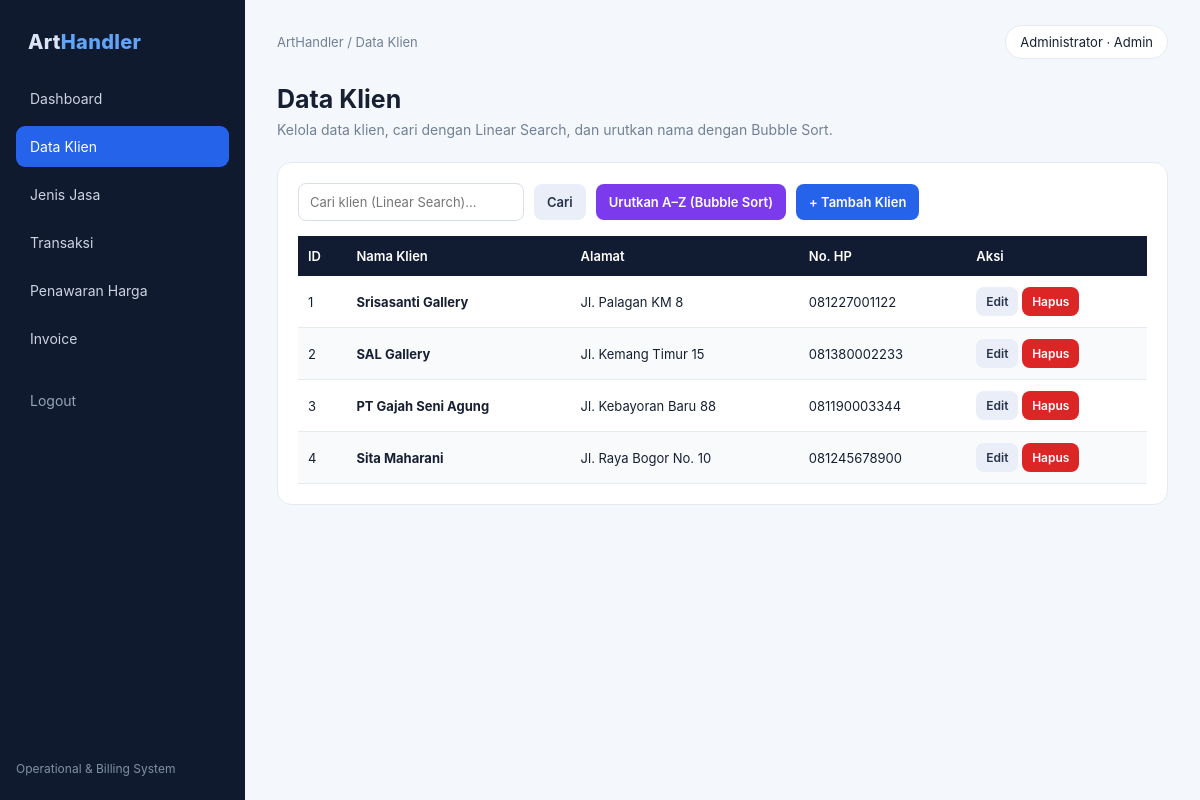
Page /klien.php (signed in) on the committed database.
### tables this page shows
CREATE TABLE klien (
  id_klien    INT AUTO_INCREMENT PRIMARY KEY,
  nama_klien  VARCHAR(100) NOT NULL,
  alamat      VARCHAR(255) NULL,
  no_hp       VARCHAR(20)  NULL
);

### inc/fungsi.php (called while the page is built, shortened)
<?php
function e($teks): string
{
    return htmlspecialchars((string) $teks, ENT_QUOTES, 'UTF-8');
}

### klien.php (the view, shortened to what this page needs)
<?php
$db = db();
$data = $db->query('SELECT * FROM klien ORDER BY id_klien')->fetchAll();
$cari = trim($_GET['cari'] ?? '');
require __DIR__ . '/inc/header.php';
?>
<h1>Data Klien</h1>
<p class="subtitle">Kelola data klien, cari dengan Linear Search, dan urutkan nama dengan Bubble Sort.</p>
<div class="panel">
  <form class="toolbar" method="get">
    <input name="cari" value="<?= e($cari) ?>" placeholder="Cari klien (Linear Search)…">
    <button class="btn secondary" type="submit">Cari</button>
    <a class="btn purple" href="klien.php?urut=nama<?= $cari !== '' ? '&cari=' . urlencode($cari) : '' ?>">Urutkan A–Z (Bubble Sort)</a>
    <a class="btn" href="klien.php?tambah=1">+ Tambah Klien</a>
  </form>
  <table>
    <thead><tr><th>ID</th><th>Nama Klien</th><th>Alamat</th><th>No. HP</th><th>Aksi</th></tr></thead>
    <tbody>
    <?php foreach ($data as $k): ?>
      <tr>
        <td><?= (int) $k['id_klien'] ?></td><td><b><?= e($k['nama_klien']) ?></b></td>
        <td><?= e($k['alamat']) ?></td><td><?= e($k['no_hp']) ?></td>
        <td>
          <a class="btn secondary sm" href="klien.php?edit=<?= (int) $k['id_klien'] ?>">Edit</a>
          <form class="inline" method="post" onsubmit="return confirm('Hapus data klien?')">
            <button class="btn red sm" type="submit">Hapus</button>
          </form>
        </td>
      </tr>
    <?php endforeach; ?>
    </tbody>
  </table>
</div>
<?php require __DIR__ . '/inc/footer.php';

### assets/style.css (style rules this page uses)
:root { --navy:#101a2e;--blue:#2563eb;--bg:#f4f7fb;--text:#172033;--muted:#718096;--line:#e5eaf1;--green:#059669;--purple:#7c3aed;--orange:#d97706;--red:#dc2626 }
* { box-sizing:border-box }
body { margin:0;font-family:Inter,Segoe UI,Arial,sans-serif;background:var(--bg);color:var(--text) }
a { color:var(--blue) }
h1 { margin:0 0 7px;font-size:25px }
p.subtitle { margin:0 0 24px;color:var(--muted);font-size:14px }
.panel { background:#fff;border:1px solid var(--line);border-radius:14px;padding:20px;margin-bottom:18px }
.btn { display:inline-block;border:0;border-radius:8px;padding:10px 13px;background:var(--blue);color:#fff;cursor:pointer;font-size:13px;font-weight:600;text-decoration:none;font-family:inherit }
.btn.secondary { background:#e9eef8;color:#26334a }
.btn.purple { background:var(--purple) }
.btn.red { background:var(--red) }
.btn.sm { padding:7px 10px;font-size:12px }
form.inline { display:inline }
input,select,textarea { padding:10px 11px;border:1px solid #d7dfeb;border-radius:8px;background:#fff;font:inherit;font-size:13px;outline:none }
.toolbar { display:flex;gap:10px;align-items:center;margin-bottom:15px;flex-wrap:wrap }
.toolbar input { min-width:220px }
table { width:100%;border-collapse:collapse;font-size:13px }
th { background:#111c32;color:#fff;text-align:left;padding:12px 10px;font-weight:600 }
td { padding:11px 10px;border-bottom:1px solid var(--line) }
tr:nth-child(even) td { background:#f8fafc }

### rows in the picture
klien: id_klien "1", nama_klien "Srisasanti Gallery", alamat "Jl. Palagan KM 8", no_hp "081227001122"
klien: id_klien "2", nama_klien "SAL Gallery", alamat "Jl. Kemang Timur 15", no_hp "081380002233"
klien: id_klien "3", nama_klien "PT Gajah Seni Agung", alamat "Jl. Kebayoran Baru 88", no_hp "081190003344"
klien: id_klien "4", nama_klien "Sita Maharani", alamat "Jl. Raya Bogor No. 10", no_hp "081245678900"

### other values in the picture
$label "Dashboard"
$label "Data Klien"
$label "Jenis Jasa"
$label "Transaksi"
$label "Penawaran Harga"
$label "Invoice"
$judul "Data Klien"
$u['nama'] "Administrator"
